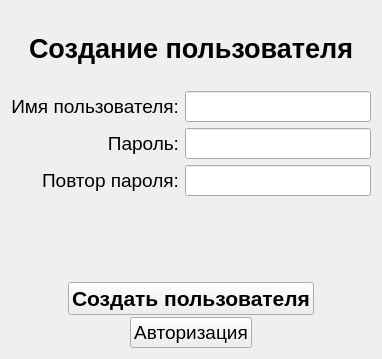
<?xml version="1.0" encoding="UTF-8"?>
<ui version="4.0">
 <class>Window_Registration</class>
 <widget class="QWidget" name="Window_Registration">
  <property name="geometry">
   <rect>
    <x>0</x>
    <y>0</y>
    <width>382</width>
    <height>359</height>
   </rect>
  </property>
  <property name="windowTitle">
   <string>Form</string>
  </property>
  <layout class="QVBoxLayout" name="verticalLayout">
   <item>
    <widget class="QLabel" name="mainLabel">
     <property name="font">
      <font>
       <pointsize>20</pointsize>
       <weight>75</weight>
       <bold>true</bold>
      </font>
     </property>
     <property name="text">
      <string>Создание пользователя</string>
     </property>
     <property name="textFormat">
      <enum>Qt::AutoText</enum>
     </property>
     <property name="alignment">
      <set>Qt::AlignCenter</set>
     </property>
    </widget>
   </item>
   <item>
    <layout class="QFormLayout" name="formLayout">
     <property name="labelAlignment">
      <set>Qt::AlignRight|Qt::AlignTrailing|Qt::AlignVCenter</set>
     </property>
     <item row="0" column="0">
      <widget class="QLabel" name="labelUser">
       <property name="font">
        <font>
         <pointsize>14</pointsize>
        </font>
       </property>
       <property name="text">
        <string>Имя пользователя:</string>
       </property>
       <property name="alignment">
        <set>Qt::AlignRight|Qt::AlignTrailing|Qt::AlignVCenter</set>
       </property>
      </widget>
     </item>
     <item row="0" column="1">
      <widget class="QLineEdit" name="login">
       <property name="font">
        <font>
         <pointsize>14</pointsize>
        </font>
       </property>
      </widget>
     </item>
     <item row="1" column="0">
      <widget class="QLabel" name="labelPassword">
       <property name="font">
        <font>
         <pointsize>14</pointsize>
        </font>
       </property>
       <property name="text">
        <string>Пароль:</string>
       </property>
       <property name="alignment">
        <set>Qt::AlignRight|Qt::AlignTrailing|Qt::AlignVCenter</set>
       </property>
      </widget>
     </item>
     <item row="1" column="1">
      <widget class="QLineEdit" name="password">
       <property name="font">
        <font>
         <pointsize>14</pointsize>
        </font>
       </property>
       <property name="echoMode">
        <enum>QLineEdit::Password</enum>
       </property>
      </widget>
     </item>
     <item row="2" column="0">
      <widget class="QLabel" name="labelRepeatPassword">
       <property name="font">
        <font>
         <pointsize>14</pointsize>
        </font>
       </property>
       <property name="text">
        <string>Повтор пароля:</string>
       </property>
       <property name="alignment">
        <set>Qt::AlignRight|Qt::AlignTrailing|Qt::AlignVCenter</set>
       </property>
      </widget>
     </item>
     <item row="2" column="1">
      <widget class="QLineEdit" name="repeatPassword">
       <property name="font">
        <font>
         <pointsize>14</pointsize>
        </font>
       </property>
       <property name="echoMode">
        <enum>QLineEdit::Password</enum>
       </property>
      </widget>
     </item>
    </layout>
   </item>
   <item>
    <widget class="QLabel" name="labelError">
     <property name="font">
      <font>
       <pointsize>10</pointsize>
      </font>
     </property>
     <property name="styleSheet">
      <string notr="true">QLabel { color: rgb(230, 0, 0); } </string>
     </property>
     <property name="text">
      <string/>
     </property>
     <property name="alignment">
      <set>Qt::AlignCenter</set>
     </property>
    </widget>
   </item>
   <item>
    <layout class="QVBoxLayout" name="verticalLayout_2">
     <property name="spacing">
      <number>2</number>
     </property>
     <item>
      <layout class="QHBoxLayout" name="horizontalLayout">
       <item>
        <widget class="QPushButton" name="buttonCreate">
         <property name="sizePolicy">
          <sizepolicy hsizetype="Maximum" vsizetype="Fixed">
           <horstretch>0</horstretch>
           <verstretch>0</verstretch>
          </sizepolicy>
         </property>
         <property name="font">
          <font>
           <pointsize>16</pointsize>
           <weight>75</weight>
           <bold>true</bold>
          </font>
         </property>
         <property name="layoutDirection">
          <enum>Qt::LeftToRight</enum>
         </property>
         <property name="text">
          <string>Создать пользователя</string>
         </property>
        </widget>
       </item>
      </layout>
     </item>
     <item>
      <layout class="QHBoxLayout" name="horizontalLayout_2">
       <property name="spacing">
        <number>2</number>
       </property>
       <item>
        <widget class="QPushButton" name="buttonAuthorization">
         <property name="sizePolicy">
          <sizepolicy hsizetype="Maximum" vsizetype="Fixed">
           <horstretch>0</horstretch>
           <verstretch>0</verstretch>
          </sizepolicy>
         </property>
         <property name="font">
          <font>
           <pointsize>14</pointsize>
          </font>
         </property>
         <property name="text">
          <string>Авторизация</string>
         </property>
         <property name="flat">
          <bool>false</bool>
         </property>
        </widget>
       </item>
      </layout>
     </item>
    </layout>
   </item>
  </layout>
 </widget>
 <resources/>
 <connections/>
</ui>
